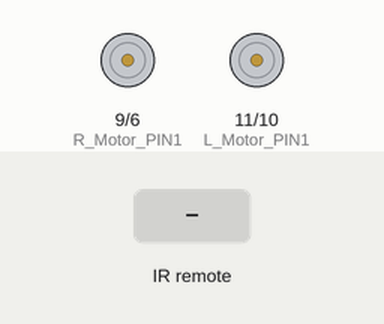
The sketch below on a simulated Arduino Uno, built with avr-gcc and run on an emulated ATmega328P. Parts: motor-driver pin pairs drawn as motors (green arrow = first pin HIGH = forward, orange = second pin HIGH = backward, longer = more drive). The test bench sets the inputs (shaded band).

Above: at 1.2 s.
1.3 s: infrared code 0xFF807F received
At 1.8 s:
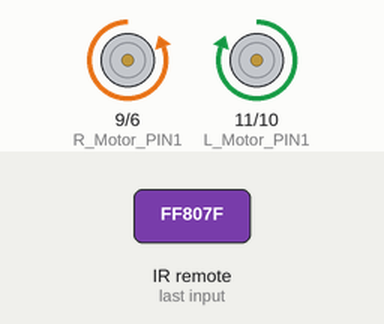
2.8 s: infrared code 0xFF20DF received
At 4.0 s:
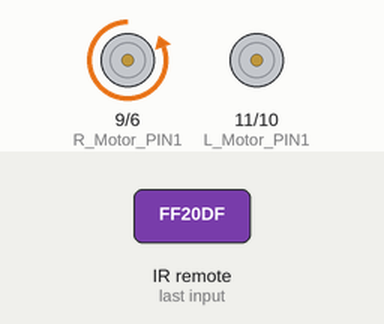
4.3 s: infrared code 0xFF609F received
At 5.3 s:
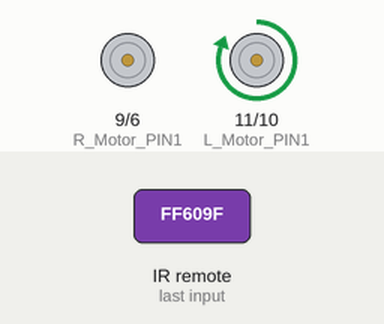
5.8 s: infrared code 0xFF10EF received
At 6.4 s:
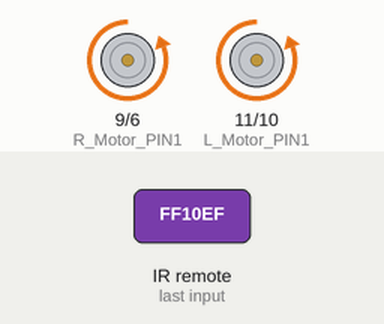
7.3 s: infrared code 0xFF906F received
At 7.6 s:
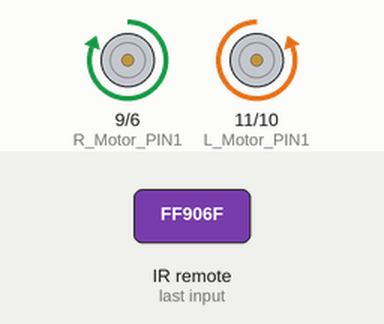
8.8 s: infrared code 0xFF50AF received
At 9.9 s:
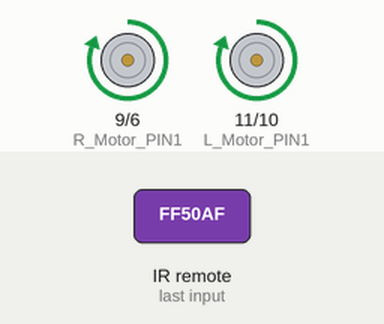
Timing chart, 0 to 11.3 s (numbered marks = the images above; inputs shaded):
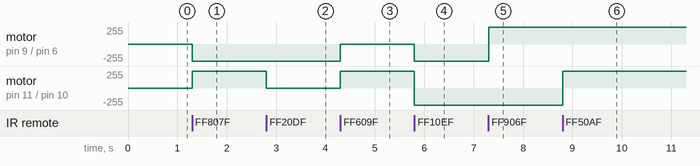

Measured:
- after the input at 1.3 s, motor on pin 9 (R_Motor_PIN1) / pin 6 (R_Motor_PIN2): stopped → backward 255/255 at once; motor on pin 11 (L_Motor_PIN1) / pin 10 (L_Motor_PIN2): stopped → forward 255/255 at once
- after the input at 2.8 s, motor on pin 11 (L_Motor_PIN1) / pin 10 (L_Motor_PIN2): forward 255/255 → stopped at once
- after the input at 4.3 s, motor on pin 9 (R_Motor_PIN1) / pin 6 (R_Motor_PIN2): backward 255/255 → stopped at once; motor on pin 11 (L_Motor_PIN1) / pin 10 (L_Motor_PIN2): stopped → forward 255/255 at once
- after the input at 5.8 s, motor on pin 9 (R_Motor_PIN1) / pin 6 (R_Motor_PIN2): stopped → backward 255/255 at once; motor on pin 11 (L_Motor_PIN1) / pin 10 (L_Motor_PIN2): forward 255/255 → backward 255/255 at once
- after the input at 7.3 s, motor on pin 9 (R_Motor_PIN1) / pin 6 (R_Motor_PIN2): backward 255/255 → forward 255/255 at once
- after the input at 8.8 s, motor on pin 11 (L_Motor_PIN1) / pin 10 (L_Motor_PIN2): backward 255/255 → forward 255/255 at once

The sketch:

Infrared_control.ino
```cpp
//wusicaijuan
//本实验不可调节电机速度，调节PWM值会影响红外的信号接收

//红外遥控按键码
//FF00FF	开关
//FF807F	前进
//FF40BF	灯
//FF20DF	左转
//FFA05F	喇叭
//FF609F	右转
//FF10EF	左旋
//FF906F	后退
//FF50AF	右旋
//FF30CF	加号
//FFB04F	0
//FF708F	减号
//FF08F7	1
//FF8877	2
//FF48B7	3
//FF28D7	4
//FFA857	5
//FF6897	6
//FF18E7	7
//FF9867	8
//FF58A7	9

#include <IRremote.h>

#define ON 1  //使能LED
#define OFF 0 //禁止LED

//定义电机的引脚
#define L_Motor_PIN1 11 //前
#define L_Motor_PIN2 10 //后
#define R_Motor_PIN1 9  //后
#define R_Motor_PIN2 6  //前

uint8_t i;
int buzzer = 12; //设置控制蜂鸣器的引脚
int blink = 13;

int RECV_PIN = 2; //定义红外接收器的引脚为2
IRrecv irrecv(RECV_PIN);
decode_results results;

int on = 0; //标志位
unsigned long last = millis();

long flag_switch = 0xFF00FF;	 //开关
long flag_run = 0xFF807F;		 //前进
long flag_led = 0xFF40BF;		 //灯
long flag_left = 0xFF20DF;		 //左转
long flag_buzzer = 0xFFA05F;	 //喇叭
long flag_right = 0xFF609F;		 //右转
long flag_spin_left = 0xFF10EF;  //左旋
long flag_back = 0xFF906F;		 //后退
long flag_spin_right = 0xFF50AF; //右旋
long flag_plus = 0xFF30CF;		 //加号
long flag_zero = 0xFFB04F;		 //0
long flag_minus = 0xFF708F;		 //减号
long flag_one = 0xFF08F7;		 //1
long flag_two = 0xFF8877;		 //2
long flag_three = 0xFF48B7;		 //3
long flag_four = 0xFF28D7;		 //4
long flag_five = 0xFFA857;		 //5
long flag_six = 0xFF6897;		 //6
long flag_seven = 0xFF18E7;		 //7
long flag_eight = 0xFF9867;		 //8
long flag_nine = 0xFF58A7;		 //9

void setup()
{
	// put your setup code here, to run once:
	Serial.begin(9600);
	irrecv.enableIRIn(); // 初始化红外接收器

	pinMode(L_Motor_PIN1, OUTPUT);
	pinMode(L_Motor_PIN2, OUTPUT);
	pinMode(R_Motor_PIN1, OUTPUT);
	pinMode(R_Motor_PIN2, OUTPUT);
}

void loop()
{
	// put your main code here, to run repeatedly:
	// if (irrecv.decode(&results))
	// {
	// 	Serial.print("irCode: ");
	// 	Serial.print(results.value, HEX); //以16进制换行输出接收代码
	// 	// Serial.println();					//为了便于观看输出结果增加一个空行
	// 	//results.value 是unsigned long型，头文件有介绍
	// 	delay(100); //按键消抖
	// 	Serial.print(", bits: ");
	// 	Serial.println(results.bits); // 红外线码元位数
	// 	irrecv.resume();			  // 接收下一个值
	// }

	if (irrecv.decode(&results)) //调用库函数：解码
	{
		if (millis() - last > 250) //确定接收到信号
		{
			on = !on; //标志位置反
			digitalWrite(13, on ? HIGH : LOW);
			dump(&results);
		}
		if (results.value == flag_switch)
		{
			/* code */
		}
		else if (results.value == flag_run)
		{
			/* code */
			run(200);
		}
		else if (results.value == flag_led)
		{
			/* code */
			digitalWrite(blink, HIGH);
			delay(1000);
			digitalWrite(blink, LOW);
		}
		else if (results.value == flag_left)
		{
			/* code */
			left(200);
		}
		else if (results.value == flag_buzzer)
		{
			/* code */
			whistle();
			stop();
		}
		else if (results.value == flag_right)
		{
			/* code */
			right(200);
		}
		else if (results.value == flag_spin_left)
		{
			/* code */
			spin_left(200);
		}
		else if (results.value == flag_back)
		{
			/* code */
			back(200);
		}
		else if (results.value == flag_spin_right)
		{
			/* code */
			spin_right(200);
		}
		else if (results.value == flag_plus)
		{
			/* code */
		}
		else if (results.value == flag_zero)
		{
			/* code */
		}
		else if (results.value == flag_minus)
		{
			/* code */
		}
		else if (results.value == flag_one)
		{
			/* code */
		}
		else if (results.value == flag_two)
		{
			/* code */
		}
		else if (results.value == flag_three)
		{
			/* code */
		}
		else if (results.value == flag_four)
		{
			/* code */
		}
		else if (results.value == flag_five)
		{
			/* code */
		}
		else if (results.value == flag_six)
		{
			/* code */
		}
		else if (results.value == flag_seven)
		{
			/* code */
		}
		else if (results.value == flag_eight)
		{
			/* code */
		}
		else if (results.value == flag_nine)
		{
			/* code */
		}
		else
		{
			/* code */
		}
		last = millis();
		irrecv.resume();
	}
}

/**
* Function       whistle
* @author        wusicaijuan
* @date          2019.06.04
* @brief         鸣笛
* @param[in1]    void
* @retval        void
* @par History   无
*/
void whistle() //鸣笛
{
	for (i = 0; i < 50; i++)
	{
		digitalWrite(buzzer, HIGH); //发声音
		delay(3);					//延时
		digitalWrite(buzzer, LOW);  //不发声音
		delay(1);					//延时
	}
}

/**
* Function       run
* @author        wusicaijuan
* @date          2019.06.04
* @brief         小车前进
* @param[in]     Speed
* @param[out]    void
* @retval        void
* @par History   无
*/
void run(int Speed)
{
	digitalWrite(L_Motor_PIN1, HIGH);
	digitalWrite(L_Motor_PIN2, LOW);
	digitalWrite(R_Motor_PIN1, LOW);
	digitalWrite(R_Motor_PIN2, HIGH);
}
// void run(int Speed)
// {
// 	digitalWrite(L_Motor_PIN1, HIGH);
// 	digitalWrite(L_Motor_PIN2, LOW);
// 	digitalWrite(R_Motor_PIN1, LOW);
// 	digitalWrite(R_Motor_PIN2, HIGH);
// 	analogWrite(L_Motor_PIN1, Speed);
// 	analogWrite(L_Motor_PIN2, 0);
// 	analogWrite(R_Motor_PIN1, 0);
// 	analogWrite(R_Motor_PIN2, Speed);
// }

/**
* Function       back
* @author        wusicaijuan
* @date          2019.06.04
* @brief         小车后退
* @param[in]     Speed
* @param[out]    void
* @retval        void
* @par History   无
*/
void back(int Speed)
{
	digitalWrite(L_Motor_PIN1, LOW);
	digitalWrite(L_Motor_PIN2, HIGH);
	digitalWrite(R_Motor_PIN1, HIGH);
	digitalWrite(R_Motor_PIN2, LOW);
}
// void back(int Speed)
// {
// 	digitalWrite(L_Motor_PIN1, LOW);
// 	digitalWrite(L_Motor_PIN2, HIGH);
// 	analogWrite(L_Motor_PIN1, 0);
// 	analogWrite(L_Motor_PIN2, Speed);
// 	digitalWrite(R_Motor_PIN1, HIGH);
// 	digitalWrite(R_Motor_PIN2, LOW);
// 	analogWrite(R_Motor_PIN1, Speed);
// 	analogWrite(R_Motor_PIN2, 0);
// }

/**
* Function       left
* @author        wusicaijuan
* @date          2019.06.04
* @brief         小车左转
* @param[in]     Speed
* @param[out]    void
* @retval        void
* @par History   无
*/
void left(int Speed)
{
	digitalWrite(L_Motor_PIN1, LOW);
	digitalWrite(L_Motor_PIN2, LOW);
	digitalWrite(R_Motor_PIN1, LOW);
	digitalWrite(R_Motor_PIN2, HIGH);
}
// void left(int Speed)
// {
// 	digitalWrite(L_Motor_PIN1, LOW);
// 	digitalWrite(L_Motor_PIN2, LOW);
// 	analogWrite(L_Motor_PIN1, 0);
// 	analogWrite(L_Motor_PIN2, 0);
// 	digitalWrite(R_Motor_PIN1, LOW);
// 	digitalWrite(R_Motor_PIN2, HIGH);
// 	analogWrite(R_Motor_PIN1, 0);
// 	analogWrite(R_Motor_PIN2, Speed);
// }

/**
* Function       right
* @author        wusicaijuan
* @date          2019.06.04
* @brief         小车右转
* @param[in]     Speed
* @param[out]    void
* @retval        void
* @par History   无
*/
void right(int Speed)
{
	digitalWrite(L_Motor_PIN1, HIGH);
	digitalWrite(L_Motor_PIN2, LOW);
	digitalWrite(R_Motor_PIN1, LOW);
	digitalWrite(R_Motor_PIN2, LOW);
}
// void right(int Speed)
// {
// 	digitalWrite(L_Motor_PIN1, HIGH);
// 	digitalWrite(L_Motor_PIN2, LOW);
// 	analogWrite(L_Motor_PIN1, Speed);
// 	analogWrite(L_Motor_PIN2, 0);
// 	digitalWrite(R_Motor_PIN1, LOW);
// 	digitalWrite(R_Motor_PIN2, LOW);
// 	analogWrite(R_Motor_PIN1, 0);
// 	analogWrite(R_Motor_PIN2, 0);
// }

/**
* Function       spin_left
* @author        wusicaijuan
* @date          2019.06.04
* @brief         小车左旋
* @param[in]     Speed
* @param[out]    void
* @retval        void
* @par History   无
*/
void spin_left(int Speed)
{
	digitalWrite(L_Motor_PIN1, LOW);
	digitalWrite(L_Motor_PIN2, HIGH);
	digitalWrite(R_Motor_PIN1, LOW);
	digitalWrite(R_Motor_PIN2, HIGH);
}
// void spin_left(int Speed)
// {
// 	digitalWrite(L_Motor_PIN1, LOW);
// 	digitalWrite(L_Motor_PIN2, HIGH);
// 	analogWrite(L_Motor_PIN1, 0);
// 	analogWrite(L_Motor_PIN2, Speed);
// 	digitalWrite(R_Motor_PIN1, LOW);
// 	digitalWrite(R_Motor_PIN2, HIGH);
// 	analogWrite(R_Motor_PIN1, 0);
// 	analogWrite(R_Motor_PIN2, Speed);
// }

/**
* Function       spin_right
* @author        wusicaijuan
* @date          2019.06.04
* @brief         小车右旋
* @param[in]     Speed
* @param[out]    void
* @retval        void
* @par History   无
*/
void spin_right(int Speed)
{
	digitalWrite(L_Motor_PIN1, HIGH);
	digitalWrite(L_Motor_PIN2, LOW);
	digitalWrite(R_Motor_PIN1, HIGH);
	digitalWrite(R_Motor_PIN2, LOW);
}
// void spin_right(int Speed)
// {
// 	digitalWrite(L_Motor_PIN1, HIGH);
// 	digitalWrite(L_Motor_PIN2, LOW);
// 	analogWrite(L_Motor_PIN1, Speed);
// 	analogWrite(L_Motor_PIN2, 0);
// 	digitalWrite(R_Motor_PIN1, HIGH);
// 	digitalWrite(R_Motor_PIN2, LOW);
// 	analogWrite(R_Motor_PIN1, Speed);
// 	analogWrite(R_Motor_PIN2, 0);
// }

/**
* Function       stop
* @author        wusicaijuan
* @date          2019.06.04
* @brief         小车停止
* @param[in]     Speed
* @param[out]    void
* @retval        void
* @par History   无
*/
void stop()
{
	digitalWrite(L_Motor_PIN1, LOW);
	digitalWrite(L_Motor_PIN2, LOW);
	digitalWrite(R_Motor_PIN1, LOW);
	digitalWrite(R_Motor_PIN2, LOW);
}
// void stop()
// {
// 	digitalWrite(L_Motor_PIN1, LOW);
// 	digitalWrite(L_Motor_PIN2, LOW);
// 	analogWrite(L_Motor_PIN1, 0);
// 	analogWrite(L_Motor_PIN2, 0);
// 	digitalWrite(R_Motor_PIN1, LOW);
// 	digitalWrite(R_Motor_PIN2, LOW);
// 	analogWrite(R_Motor_PIN1, 0);
// 	analogWrite(R_Motor_PIN2, 0);
// }

void dump(decode_results *results)
{
	int count = results->rawlen;
	if (results->decode_type == UNKNOWN)
	{
		//Serial.println("Could not decode message");
		stop();
	}
}
```
